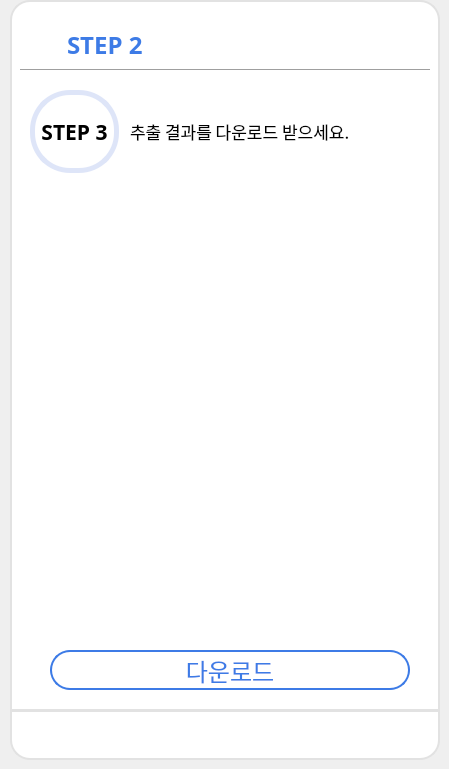
    <widget class="QWidget" name="page_3">
     <widget class="QLabel" name="label_23">
      <property name="geometry">
       <rect>
        <x>10</x>
        <y>710</y>
        <width>430</width>
        <height>50</height>
       </rect>
      </property>
      <property name="styleSheet">
       <string notr="true">background-color: white;
border-bottom-left-radius: 20px;
border-bottom-right-radius: 20px;
border: 2px solid #E2E2E2;</string>
      </property>
      <property name="text">
       <string/>
      </property>
     </widget>
     <widget class="QLabel" name="label_14">
      <property name="geometry">
       <rect>
        <x>67</x>
        <y>30</y>
        <width>100</width>
        <height>30</height>
       </rect>
      </property>
      <property name="font">
       <font>
        <family>나눔스퀘어 Bold</family>
        <pointsize>18</pointsize>
        <weight>75</weight>
        <bold>true</bold>
       </font>
      </property>
      <property name="styleSheet">
       <string notr="true">color: #3D7BE6;</string>
      </property>
      <property name="text">
       <string>STEP 2</string>
      </property>
     </widget>
     <widget class="QLabel" name="label_27">
      <property name="geometry">
       <rect>
        <x>10</x>
        <y>0</y>
        <width>430</width>
        <height>711</height>
       </rect>
      </property>
      <property name="styleSheet">
       <string notr="true">background-color: rgb(255, 255, 255);
border-top-left-radius: 20px;
border-top-right-radius: 20px;
border: 2px solid #E2E2E2;</string>
      </property>
      <property name="text">
       <string/>
      </property>
     </widget>
     <widget class="QPushButton" name="backBtn_step3">
      <property name="geometry">
       <rect>
        <x>30</x>
        <y>30</y>
        <width>30</width>
        <height>30</height>
       </rect>
      </property>
      <property name="cursor">
       <cursorShape>PointingHandCursor</cursorShape>
      </property>
      <property name="styleSheet">
       <string notr="true">QPushButton
{
	background-color: rgb(255,255,255);
	border-radius: 8px;
}
QPushButton::hover
{
	background-color: #D3D3D3;
	border-radius: 8px;
}</string>
      </property>
      <property name="text">
       <string/>
      </property>
      <property name="icon">
       <iconset>
        <normaloff>icons8-back-48.png</normaloff>icons8-back-48.png</iconset>
      </property>
      <property name="iconSize">
       <size>
        <width>30</width>
        <height>30</height>
       </size>
      </property>
     </widget>
     <widget class="Line" name="line_4">
      <property name="geometry">
       <rect>
        <x>20</x>
        <y>60</y>
        <width>410</width>
        <height>20</height>
       </rect>
      </property>
      <property name="styleSheet">
       <string notr="true">color: #E2E2E2;</string>
      </property>
      <property name="orientation">
       <enum>Qt::Horizontal</enum>
      </property>
     </widget>
     <widget class="QPushButton" name="downAnalysisBtn_step3">
      <property name="geometry">
       <rect>
        <x>50</x>
        <y>650</y>
        <width>360</width>
        <height>40</height>
       </rect>
      </property>
      <property name="font">
       <font>
        <family>나눔스퀘어 Bold</family>
        <pointsize>18</pointsize>
       </font>
      </property>
      <property name="cursor">
       <cursorShape>PointingHandCursor</cursorShape>
      </property>
      <property name="styleSheet">
       <string notr="true">QPushButton
{
	color: #3D7BE6;
	background-color: white;
	border: 2px solid #3D7BE6;
	border-radius: 20px;
}
QPushButton::hover
{
	color: white;
	background-color: #3D7BE6;
	border-radius: 20px;
}
QPushButton::pressed
{
	color: white;
	background-color: rgb(58, 134, 255);
	border-radius: 20px;
}</string>
      </property>
      <property name="text">
       <string>다운로드</string>
      </property>
     </widget>
     <widget class="QWidget" name="horizontalLayoutWidget_50">
      <property name="geometry">
       <rect>
        <x>340</x>
        <y>20</y>
        <width>86</width>
        <height>31</height>
       </rect>
      </property>
      <layout class="QHBoxLayout" name="horizontalLayout_52">
       <item>
        <widget class="QPushButton" name="minBtn_step3">
         <property name="cursor">
          <cursorShape>ArrowCursor</cursorShape>
         </property>
         <property name="styleSheet">
          <string notr="true">QPushButton
{
	background-color: rgb(255,255,255);
	border-radius: 8px;
}
QPushButton::hover
{
	background-color: #D3D3D3;
	border-radius: 8px;
}</string>
         </property>
         <property name="text">
          <string/>
         </property>
         <property name="icon">
          <iconset>
           <normaloff>minus.png</normaloff>minus.png</iconset>
         </property>
        </widget>
       </item>
       <item>
        <widget class="QPushButton" name="maxBtn_step3">
         <property name="styleSheet">
          <string notr="true">QPushButton
{
	background-color: rgb(255,255,255);
	border-radius: 8px;
}
QPushButton::hover
{
	background-color: #D3D3D3;
	border-radius: 8px;
}</string>
         </property>
         <property name="text">
          <string/>
         </property>
         <property name="icon">
          <iconset>
           <normaloff>maximize-window-icon-17.jpg</normaloff>maximize-window-icon-17.jpg</iconset>
         </property>
        </widget>
       </item>
       <item>
        <widget class="QPushButton" name="exitBtn_step3">
         <property name="cursor">
          <cursorShape>ArrowCursor</cursorShape>
         </property>
         <property name="styleSheet">
          <string notr="true">QPushButton
{
	background-color: rgb(255,255,255);
	border-radius: 8px;
}
QPushButton::hover
{
	background-color: #D3D3D3;
	border-radius: 8px;
}</string>
         </property>
         <property name="text">
          <string/>
         </property>
         <property name="icon">
          <iconset>
           <normaloff>close.png</normaloff>close.png</iconset>
         </property>
        </widget>
       </item>
      </layout>
     </widget>
     <widget class="QWidget" name="horizontalLayoutWidget_51">
      <property name="geometry">
       <rect>
        <x>14</x>
        <y>713</y>
        <width>421</width>
        <height>41</height>
       </rect>
      </property>
      <layout class="QHBoxLayout" name="horizontalLayout_8">
       <item>
        <widget class="QPushButton" name="homeBtn_step3">
         <property name="cursor">
          <cursorShape>ArrowCursor</cursorShape>
         </property>
         <property name="styleSheet">
          <string notr="true">QPushButton
{
	background-color: rgb(255,255,255);
	border-radius: 8px;
}
QPushButton::hover
{
	background-color: #D3D3D3;
	border-radius: 8px;
}</string>
         </property>
         <property name="text">
          <string/>
         </property>
         <property name="icon">
          <iconset>
           <normaloff>house.png</normaloff>house.png</iconset>
         </property>
         <property name="iconSize">
          <size>
           <width>30</width>
           <height>30</height>
          </size>
         </property>
        </widget>
       </item>
       <item>
        <widget class="QPushButton" name="temp1Btn_step3">
         <property name="cursor">
          <cursorShape>ArrowCursor</cursorShape>
         </property>
         <property name="styleSheet">
          <string notr="true">QPushButton
{
	background-color: rgb(255,255,255);
	border-radius: 8px;
}
QPushButton::hover
{
	background-color: #D3D3D3;
	border-radius: 8px;
}</string>
         </property>
         <property name="text">
          <string/>
         </property>
         <property name="icon">
          <iconset>
           <normaloff>icons8-menu-30.png</normaloff>icons8-menu-30.png</iconset>
         </property>
         <property name="iconSize">
          <size>
           <width>30</width>
           <height>30</height>
          </size>
         </property>
        </widget>
       </item>
       <item>
        <widget class="QPushButton" name="downMenuBtn_step3">
         <property name="cursor">
          <cursorShape>ArrowCursor</cursorShape>
         </property>
         <property name="styleSheet">
          <string notr="true">QPushButton
{
	background-color: rgb(255,255,255);
	border-radius: 8px;
}
QPushButton::hover
{
	background-color: #D3D3D3;
	border-radius: 8px;
}</string>
         </property>
         <property name="text">
          <string/>
         </property>
         <property name="icon">
          <iconset>
           <normaloff>download (1).png</normaloff>download (1).png</iconset>
         </property>
         <property name="iconSize">
          <size>
           <width>30</width>
           <height>30</height>
          </size>
         </property>
        </widget>
       </item>
       <item>
        <widget class="QPushButton" name="internetBtn_step3">
         <property name="cursor">
          <cursorShape>ArrowCursor</cursorShape>
         </property>
         <property name="styleSheet">
          <string notr="true">QPushButton
{
	background-color: rgb(255,255,255);
	border-radius: 8px;
}
QPushButton::hover
{
	background-color: #D3D3D3;
	border-radius: 8px;
}</string>
         </property>
         <property name="text">
          <string/>
         </property>
         <property name="icon">
          <iconset>
           <normaloff>globe.png</normaloff>globe.png</iconset>
         </property>
         <property name="iconSize">
          <size>
           <width>30</width>
           <height>30</height>
          </size>
         </property>
        </widget>
       </item>
      </layout>
     </widget>
     <widget class="QLabel" name="label_119">
      <property name="geometry">
       <rect>
        <x>130</x>
        <y>90</y>
        <width>299</width>
        <height>83</height>
       </rect>
      </property>
      <property name="font">
       <font>
        <family>나눔스퀘어</family>
        <pointsize>13</pointsize>
        <weight>50</weight>
        <bold>false</bold>
       </font>
      </property>
      <property name="text">
       <string>추출 결과를 다운로드 받으세요.</string>
      </property>
     </widget>
     <widget class="QLabel" name="label_step1_6">
      <property name="geometry">
       <rect>
        <x>30</x>
        <y>90</y>
        <width>89</width>
        <height>83</height>
       </rect>
      </property>
      <property name="font">
       <font>
        <family>나눔스퀘어 Bold</family>
        <pointsize>16</pointsize>
        <weight>75</weight>
        <bold>true</bold>
       </font>
      </property>
      <property name="styleSheet">
       <string notr="true">border-radius: 40;
border: 5px solid #DEE5F8;</string>
      </property>
      <property name="text">
       <string>STEP 3</string>
      </property>
      <property name="alignment">
       <set>Qt::AlignCenter</set>
      </property>
     </widget>
     <zorder>label_23</zorder>
     <zorder>label_27</zorder>
     <zorder>label_14</zorder>
     <zorder>backBtn_step3</zorder>
     <zorder>line_4</zorder>
     <zorder>downAnalysisBtn_step3</zorder>
     <zorder>horizontalLayoutWidget_50</zorder>
     <zorder>horizontalLayoutWidget_51</zorder>
     <zorder>label_119</zorder>
     <zorder>label_step1_6</zorder>
    </widget>
